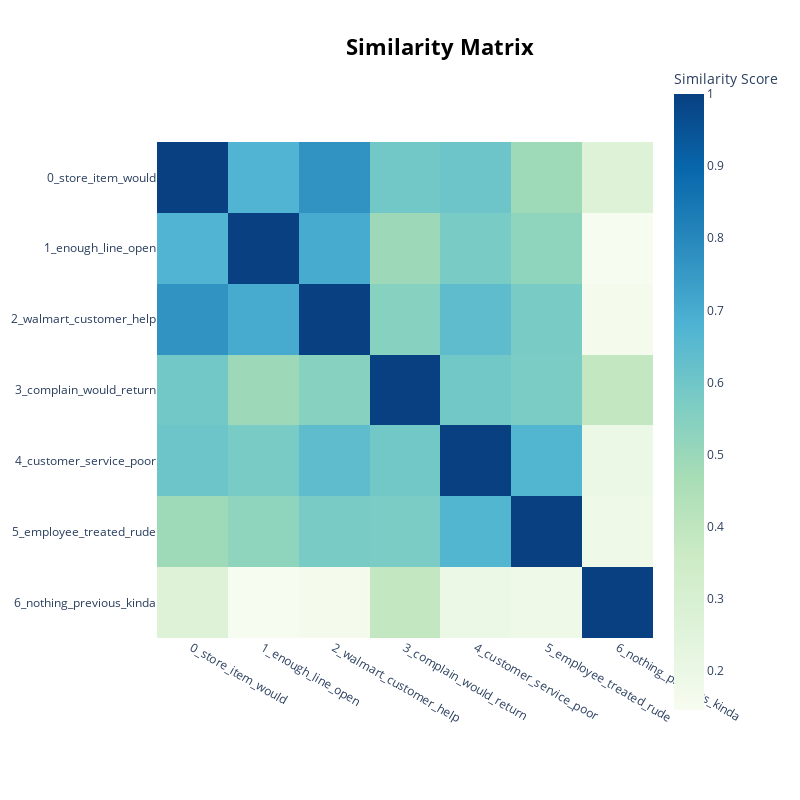

Here is the notebook cell this chart was saved with:
### Code cell
#Heatmap of Topic Similarity

topic_model.visualize_heatmap()

### Figure 1 — Plotly figure (JSON) as saved in the notebook; plotly's stock layout.template omitted (floating-point values rounded to 4 significant figures)
{"data": [{"coloraxis": "coloraxis", "hovertemplate": "x: %{x}<br>y: %{y}<br>Similarity Score: %{z}<extra></extra>", "name": "0", "type": "heatmap", "x": ["0_store_item_would", "1_enough_line_open", "2_walmart_customer_help", "3_complain_would_return", "4_customer_service_poor", "5_employee_treated_rude", "6_nothing_previous_kinda"], "xaxis": "x", "y": ["0_store_item_would", "1_enough_line_open", "2_walmart_customer_help", "3_complain_would_return", "4_customer_service_poor", "5_employee_treated_rude", "6_nothing_previous_kinda"], "yaxis": "y", "z": [[1.0, 0.6745, 0.7672, 0.5935, 0.6064, 0.4874, 0.2707], [0.6745, 1.0, 0.7029, 0.4933, 0.5771, 0.5249, 0.146], [0.7672, 0.7029, 1.0, 0.5437, 0.6392, 0.5769, 0.159], [0.5935, 0.4933, 0.5437, 1.0, 0.5937, 0.5735, 0.3893], [0.6064, 0.5771, 0.6392, 0.5937, 1.0, 0.6677, 0.1976], [0.4874, 0.5249, 0.5769, 0.5735, 0.6677, 1.0, 0.1859], [0.2707, 0.146, 0.159, 0.3893, 0.1976, 0.1859, 1.0]]}], "layout": {"coloraxis": {"colorbar": {"title": {"text": "Similarity Score"}}, "colorscale": [[0, "rgb(247,252,240)"], [0.125, "rgb(224,243,219)"], [0.25, "rgb(204,235,197)"], [0.375, "rgb(168,221,181)"], [0.5, "rgb(123,204,196)"], [0.625, "rgb(78,179,211)"], [0.75, "rgb(43,140,190)"], [0.875, "rgb(8,104,172)"], [1, "rgb(8,64,129)"]]}, "height": 800, "hoverlabel": {"bgcolor": "white", "font": {"family": "Rockwell", "size": 16}}, "legend": {"title": {"text": "Trend"}}, "margin": {"t": 60}, "showlegend": true, "title": {"font": {"color": "Black", "size": 22}, "text": "<b>Similarity Matrix</b>", "x": 0.55, "xanchor": "center", "y": 0.95, "yanchor": "top"}, "width": 800, "xaxis": {"anchor": "y", "constrain": "domain", "domain": [0, 1], "scaleanchor": "y"}, "yaxis": {"anchor": "x", "autorange": "reversed", "constrain": "domain", "domain": [0, 1]}}}
